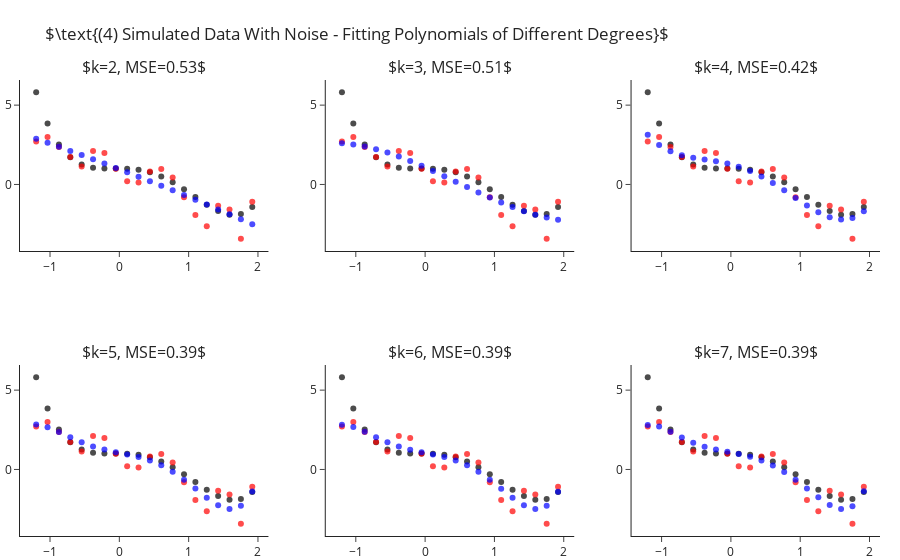

Source (notebook cell):
### Markdown cell above
## Fitting Polynomial Of Different Degrees - With Sample Noise

Still fitting for different values of $k$, let us add some standard Gaussian noise (i.e. $\mathcal{N}\left(0,1\right)$).
This time we observe two things:
- Even for the correct $k=4$ model we are not able to achieve zero MSE.
- As we increase $4<k\rightarrow 7$ we manage to decrease the error more and more.

### Code cell
y = y_ + np.random.normal(size=len(y_))

ks = range(2, 8)
fig = make_subplots(2, 3, subplot_titles=list(ks))
for i, k in enumerate(ks):
    r,c = i//3+1, i%3+1 
    
    y_hat = make_pipeline(PolynomialFeatures(k), LinearRegression(fit_intercept=False)).fit(X, y).predict(X)
    fig.add_traces([go.Scatter(x=x, y=y_, mode="markers", name="Real Points",  marker=dict(color="black", opacity=.7), showlegend=False),
                    go.Scatter(x=x, y=y, mode="markers", name="Observed Points",  marker=dict(color="red", opacity=.7), showlegend=False), 
                    go.Scatter(x=x, y=y_hat, mode="markers", name="Predicted Points",  marker=dict(color="blue", opacity=.7), showlegend=False)], rows=r, cols=c)
    fig["layout"]["annotations"][i]["text"] = rf"$k={{0}}, MSE={{1}}$".format(k, round(np.mean((y-y_hat)**2), 2))

fig.update_layout(title=r"$\text{(4) Simulated Data With Noise - Fitting Polynomials of Different Degrees}$", margin=dict(t=80)).show()

### Figure 1 — Plotly figure (JSON) as saved in the notebook; plotly's stock layout.template omitted (floating-point values rounded to 4 significant figures)
{"data": [{"marker": {"color": "black", "opacity": 0.7}, "mode": "markers", "name": "Real Points", "showlegend": false, "type": "scatter", "x": [-1.2, -1.036, -0.8718, -0.7077, -0.5436, -0.3795, -0.2154, -0.05128, 0.1128, 0.2769, 0.441, 0.6051, 0.7692, 0.9333, 1.097, 1.262, 1.426, 1.59, 1.754, 1.918], "xaxis": "x", "y": [5.81, 3.838, 2.523, 1.709, 1.261, 1.058, 0.9989, 0.999, 0.9909, 0.9251, 0.769, 0.5078, 0.1439, -0.3028, -0.7951, -1.278, -1.68, -1.912, -1.866, -1.418], "yaxis": "y"}, {"marker": {"color": "red", "opacity": 0.7}, "mode": "markers", "name": "Observed Points", "showlegend": false, "type": "scatter", "x": [-1.2, -1.036, -0.8718, -0.7077, -0.5436, -0.3795, -0.2154, -0.05128, 0.1128, 0.2769, 0.441, 0.6051, 0.7692, 0.9333, 1.097, 1.262, 1.426, 1.59, 1.754, 1.918], "xaxis": "x", "y": [2.71, 2.987, 2.356, 1.737, 1.129, 2.108, 1.981, 0.9893, 0.1985, 0.1246, 0.8189, 0.9757, 0.4352, -0.81, -1.927, -2.628, -1.35, -1.578, -3.42, -1.09], "yaxis": "y"}, {"marker": {"color": "blue", "opacity": 0.7}, "mode": "markers", "name": "Predicted Points", "showlegend": false, "type": "scatter", "x": [-1.2, -1.036, -0.8718, -0.7077, -0.5436, -0.3795, -0.2154, -0.05128, 0.1128, 0.2769, 0.441, 0.6051, 0.7692, 0.9333, 1.097, 1.262, 1.426, 1.59, 1.754, 1.918], "xaxis": "x", "y": [2.879, 2.627, 2.373, 2.114, 1.852, 1.587, 1.318, 1.045, 0.7686, 0.4886, 0.2051, -0.08212, -0.3729, -0.6673, -0.9653, -1.267, -1.572, -1.881, -2.193, -2.509], "yaxis": "y"}, {"marker": {"color": "black", "opacity": 0.7}, "mode": "markers", "name": "Real Points", "showlegend": false, "type": "scatter", "x": [-1.2, -1.036, -0.8718, -0.7077, -0.5436, -0.3795, -0.2154, -0.05128, 0.1128, 0.2769, 0.441, 0.6051, 0.7692, 0.9333, 1.097, 1.262, 1.426, 1.59, 1.754, 1.918], "xaxis": "x2", "y": [5.81, 3.838, 2.523, 1.709, 1.261, 1.058, 0.9989, 0.999, 0.9909, 0.9251, 0.769, 0.5078, 0.1439, -0.3028, -0.7951, -1.278, -1.68, -1.912, -1.866, -1.418], "yaxis": "y2"}, {"marker": {"color": "red", "opacity": 0.7}, "mode": "markers", "name": "Observed Points", "showlegend": false, "type": "scatter", "x": [-1.2, -1.036, -0.8718, -0.7077, -0.5436, -0.3795, -0.2154, -0.05128, 0.1128, 0.2769, 0.441, 0.6051, 0.7692, 0.9333, 1.097, 1.262, 1.426, 1.59, 1.754, 1.918], "xaxis": "x2", "y": [2.71, 2.987, 2.356, 1.737, 1.129, 2.108, 1.981, 0.9893, 0.1985, 0.1246, 0.8189, 0.9757, 0.4352, -0.81, -1.927, -2.628, -1.35, -1.578, -3.42, -1.09], "yaxis": "y2"}, {"marker": {"color": "blue", "opacity": 0.7}, "mode": "markers", "name": "Predicted Points", "showlegend": false, "type": "scatter", "x": [-1.2, -1.036, -0.8718, -0.7077, -0.5436, -0.3795, -0.2154, -0.05128, 0.1128, 0.2769, 0.441, 0.6051, 0.7692, 0.9333, 1.097, 1.262, 1.426, 1.59, 1.754, 1.918], "xaxis": "x2", "y": [2.594, 2.523, 2.398, 2.225, 2.011, 1.76, 1.48, 1.176, 0.8528, 0.5177, 0.176, -0.1663, -0.5034, -0.8295, -1.139, -1.425, -1.683, -1.906, -2.089, -2.225], "yaxis": "y2"}, {"marker": {"color": "black", "opacity": 0.7}, "mode": "markers", "name": "Real Points", "showlegend": false, "type": "scatter", "x": [-1.2, -1.036, -0.8718, -0.7077, -0.5436, -0.3795, -0.2154, -0.05128, 0.1128, 0.2769, 0.441, 0.6051, 0.7692, 0.9333, 1.097, 1.262, 1.426, 1.59, 1.754, 1.918], "xaxis": "x3", "y": [5.81, 3.838, 2.523, 1.709, 1.261, 1.058, 0.9989, 0.999, 0.9909, 0.9251, 0.769, 0.5078, 0.1439, -0.3028, -0.7951, -1.278, -1.68, -1.912, -1.866, -1.418], "yaxis": "y3"}, {"marker": {"color": "red", "opacity": 0.7}, "mode": "markers", "name": "Observed Points", "showlegend": false, "type": "scatter", "x": [-1.2, -1.036, -0.8718, -0.7077, -0.5436, -0.3795, -0.2154, -0.05128, 0.1128, 0.2769, 0.441, 0.6051, 0.7692, 0.9333, 1.097, 1.262, 1.426, 1.59, 1.754, 1.918], "xaxis": "x3", "y": [2.71, 2.987, 2.356, 1.737, 1.129, 2.108, 1.981, 0.9893, 0.1985, 0.1246, 0.8189, 0.9757, 0.4352, -0.81, -1.927, -2.628, -1.35, -1.578, -3.42, -1.09], "yaxis": "y3"}, {"marker": {"color": "blue", "opacity": 0.7}, "mode": "markers", "name": "Predicted Points", "showlegend": false, "type": "scatter", "x": [-1.2, -1.036, -0.8718, -0.7077, -0.5436, -0.3795, -0.2154, -0.05128, 0.1128, 0.2769, 0.441, 0.6051, 0.7692, 0.9333, 1.097, 1.262, 1.426, 1.59, 1.754, 1.918], "xaxis": "x3", "y": [3.127, 2.495, 2.09, 1.84, 1.685, 1.572, 1.459, 1.314, 1.113, 0.8439, 0.5023, 0.09404, -0.3653, -0.8506, -1.327, -1.751, -2.068, -2.214, -2.117, -1.693], "yaxis": "y3"}, {"marker": {"color": "black", "opacity": 0.7}, "mode": "markers", "name": "Real Points", "showlegend": false, "type": "scatter", "x": [-1.2, -1.036, -0.8718, -0.7077, -0.5436, -0.3795, -0.2154, -0.05128, 0.1128, 0.2769, 0.441, 0.6051, 0.7692, 0.9333, 1.097, 1.262, 1.426, 1.59, 1.754, 1.918], "xaxis": "x4", "y": [5.81, 3.838, 2.523, 1.709, 1.261, 1.058, 0.9989, 0.999, 0.9909, 0.9251, 0.769, 0.5078, 0.1439, -0.3028, -0.7951, -1.278, -1.68, -1.912, -1.866, -1.418], "yaxis": "y4"}, {"marker": {"color": "red", "opacity": 0.7}, "mode": "markers", "name": "Observed Points", "showlegend": false, "type": "scatter", "x": [-1.2, -1.036, -0.8718, -0.7077, -0.5436, -0.3795, -0.2154, -0.05128, 0.1128, 0.2769, 0.441, 0.6051, 0.7692, 0.9333, 1.097, 1.262, 1.426, 1.59, 1.754, 1.918], "xaxis": "x4", "y": [2.71, 2.987, 2.356, 1.737, 1.129, 2.108, 1.981, 0.9893, 0.1985, 0.1246, 0.8189, 0.9757, 0.4352, -0.81, -1.927, -2.628, -1.35, -1.578, -3.42, -1.09], "yaxis": "y4"}, {"marker": {"color": "blue", "opacity": 0.7}, "mode": "markers", "name": "Predicted Points", "showlegend": false, "type": "scatter", "x": [-1.2, -1.036, -0.8718, -0.7077, -0.5436, -0.3795, -0.2154, -0.05128, 0.1128, 0.2769, 0.441, 0.6051, 0.7692, 0.9333, 1.097, 1.262, 1.426, 1.59, 1.754, 1.918], "xaxis": "x4", "y": [2.827, 2.668, 2.368, 2.029, 1.713, 1.453, 1.25, 1.091, 0.947, 0.7828, 0.5634, 0.2602, -0.1428, -0.642, -1.208, -1.78, -2.256, -2.492, -2.29, -1.394], "yaxis": "y4"}, {"marker": {"color": "black", "opacity": 0.7}, "mode": "markers", "name": "Real Points", "showlegend": false, "type": "scatter", "x": [-1.2, -1.036, -0.8718, -0.7077, -0.5436, -0.3795, -0.2154, -0.05128, 0.1128, 0.2769, 0.441, 0.6051, 0.7692, 0.9333, 1.097, 1.262, 1.426, 1.59, 1.754, 1.918], "xaxis": "x5", "y": [5.81, 3.838, 2.523, 1.709, 1.261, 1.058, 0.9989, 0.999, 0.9909, 0.9251, 0.769, 0.5078, 0.1439, -0.3028, -0.7951, -1.278, -1.68, -1.912, -1.866, -1.418], "yaxis": "y5"}, {"marker": {"color": "red", "opacity": 0.7}, "mode": "markers", "name": "Observed Points", "showlegend": false, "type": "scatter", "x": [-1.2, -1.036, -0.8718, -0.7077, -0.5436, -0.3795, -0.2154, -0.05128, 0.1128, 0.2769, 0.441, 0.6051, 0.7692, 0.9333, 1.097, 1.262, 1.426, 1.59, 1.754, 1.918], "xaxis": "x5", "y": [2.71, 2.987, 2.356, 1.737, 1.129, 2.108, 1.981, 0.9893, 0.1985, 0.1246, 0.8189, 0.9757, 0.4352, -0.81, -1.927, -2.628, -1.35, -1.578, -3.42, -1.09], "yaxis": "y5"}, {"marker": {"color": "blue", "opacity": 0.7}, "mode": "markers", "name": "Predicted Points", "showlegend": false, "type": "scatter", "x": [-1.2, -1.036, -0.8718, -0.7077, -0.5436, -0.3795, -0.2154, -0.05128, 0.1128, 0.2769, 0.441, 0.6051, 0.7692, 0.9333, 1.097, 1.262, 1.426, 1.59, 1.754, 1.918], "xaxis": "x5", "y": [2.823, 2.673, 2.372, 2.029, 1.71, 1.448, 1.247, 1.091, 0.9491, 0.7865, 0.5672, 0.2623, -0.1432, -0.645, -1.212, -1.783, -2.256, -2.488, -2.285, -1.398], "yaxis": "y5"}, {"marker": {"color": "black", "opacity": 0.7}, "mode": "markers", "name": "Real Points", "showlegend": false, "type": "scatter", "x": [-1.2, -1.036, -0.8718, -0.7077, -0.5436, -0.3795, -0.2154, -0.05128, 0.1128, 0.2769, 0.441, 0.6051, 0.7692, 0.9333, 1.097, 1.262, 1.426, 1.59, 1.754, 1.918], "xaxis": "x6", "y": [5.81, 3.838, 2.523, 1.709, 1.261, 1.058, 0.9989, 0.999, 0.9909, 0.9251, 0.769, 0.5078, 0.1439, -0.3028, -0.7951, -1.278, -1.68, -1.912, -1.866, -1.418], "yaxis": "y6"}, {"marker": {"color": "red", "opacity": 0.7}, "mode": "markers", "name": "Observed Points", "showlegend": false, "type": "scatter", "x": [-1.2, -1.036, -0.8718, -0.7077, -0.5436, -0.3795, -0.2154, -0.05128, 0.1128, 0.2769, 0.441, 0.6051, 0.7692, 0.9333, 1.097, 1.262, 1.426, 1.59, 1.754, 1.918], "xaxis": "x6", "y": [2.71, 2.987, 2.356, 1.737, 1.129, 2.108, 1.981, 0.9893, 0.1985, 0.1246, 0.8189, 0.9757, 0.4352, -0.81, -1.927, -2.628, -1.35, -1.578, -3.42, -1.09], "yaxis": "y6"}, {"marker": {"color": "blue", "opacity": 0.7}, "mode": "markers", "name": "Predicted Points", "showlegend": false, "type": "scatter", "x": [-1.2, -1.036, -0.8718, -0.7077, -0.5436, -0.3795, -0.2154, -0.05128, 0.1128, 0.2769, 0.441, 0.6051, 0.7692, 0.9333, 1.097, 1.262, 1.426, 1.59, 1.754, 1.918], "xaxis": "x6", "y": [2.806, 2.706, 2.38, 2.01, 1.687, 1.438, 1.256, 1.111, 0.969, 0.7946, 0.5591, 0.2425, -0.1636, -0.6534, -1.202, -1.76, -2.238, -2.496, -2.318, -1.381], "yaxis": "y6"}], "layout": {"annotations": [{"font": {"size": 16}, "showarrow": false, "text": "$k=2, MSE=0.53$", "x": 0.1444, "xanchor": "center", "xref": "paper", "y": 1, "yanchor": "bottom", "yref": "paper"}, {"font": {"size": 16}, "showarrow": false, "text": "$k=3, MSE=0.51$", "x": 0.5, "xanchor": "center", "xref": "paper", "y": 1, "yanchor": "bottom", "yref": "paper"}, {"font": {"size": 16}, "showarrow": false, "text": "$k=4, MSE=0.42$", "x": 0.8556, "xanchor": "center", "xref": "paper", "y": 1, "yanchor": "bottom", "yref": "paper"}, {"font": {"size": 16}, "showarrow": false, "text": "$k=5, MSE=0.39$", "x": 0.1444, "xanchor": "center", "xref": "paper", "y": 0.375, "yanchor": "bottom", "yref": "paper"}, {"font": {"size": 16}, "showarrow": false, "text": "$k=6, MSE=0.39$", "x": 0.5, "xanchor": "center", "xref": "paper", "y": 0.375, "yanchor": "bottom", "yref": "paper"}, {"font": {"size": 16}, "showarrow": false, "text": "$k=7, MSE=0.39$", "x": 0.8556, "xanchor": "center", "xref": "paper", "y": 0.375, "yanchor": "bottom", "yref": "paper"}], "margin": {"t": 80}, "title": {"text": "$\\text{(4) Simulated Data With Noise - Fitting Polynomials of Different Degrees}$"}, "xaxis": {"anchor": "y", "domain": [0, 0.2889]}, "xaxis2": {"anchor": "y2", "domain": [0.3556, 0.6444]}, "xaxis3": {"anchor": "y3", "domain": [0.7111, 1]}, "xaxis4": {"anchor": "y4", "domain": [0, 0.2889]}, "xaxis5": {"anchor": "y5", "domain": [0.3556, 0.6444]}, "xaxis6": {"anchor": "y6", "domain": [0.7111, 1]}, "yaxis": {"anchor": "x", "domain": [0.625, 1]}, "yaxis2": {"anchor": "x2", "domain": [0.625, 1]}, "yaxis3": {"anchor": "x3", "domain": [0.625, 1]}, "yaxis4": {"anchor": "x4", "domain": [0, 0.375]}, "yaxis5": {"anchor": "x5", "domain": [0, 0.375]}, "yaxis6": {"anchor": "x6", "domain": [0, 0.375]}}}
